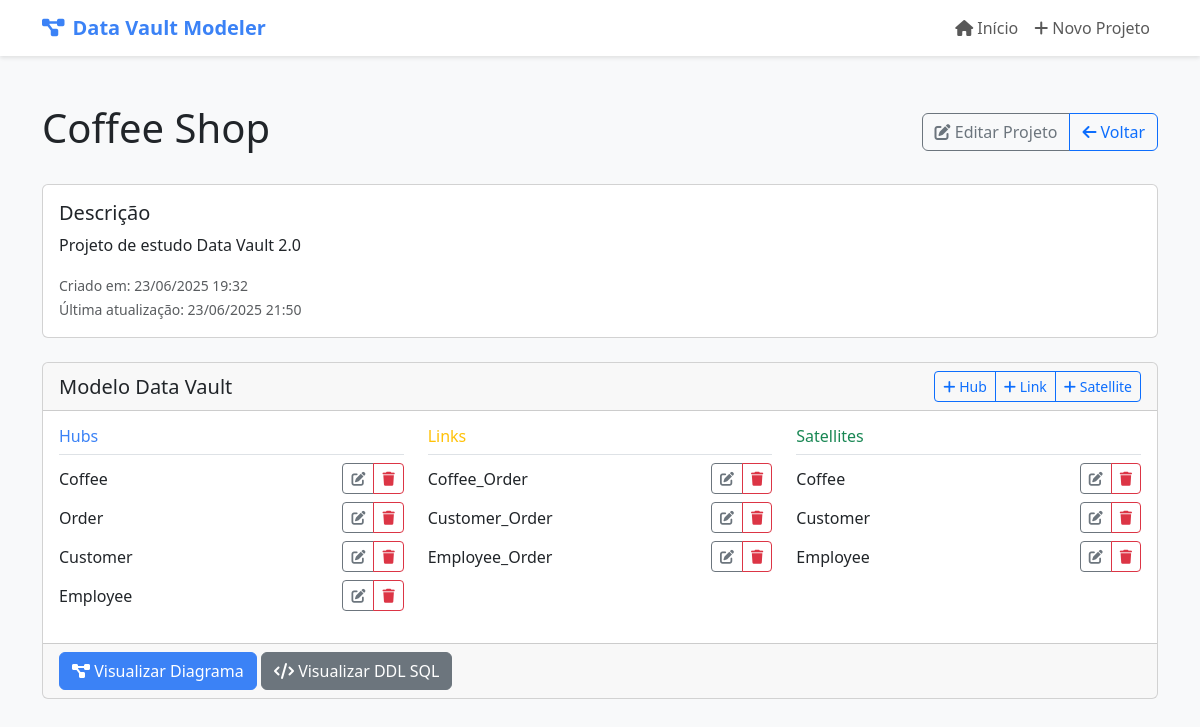
The page /project/1/ on the database as committed earlier.
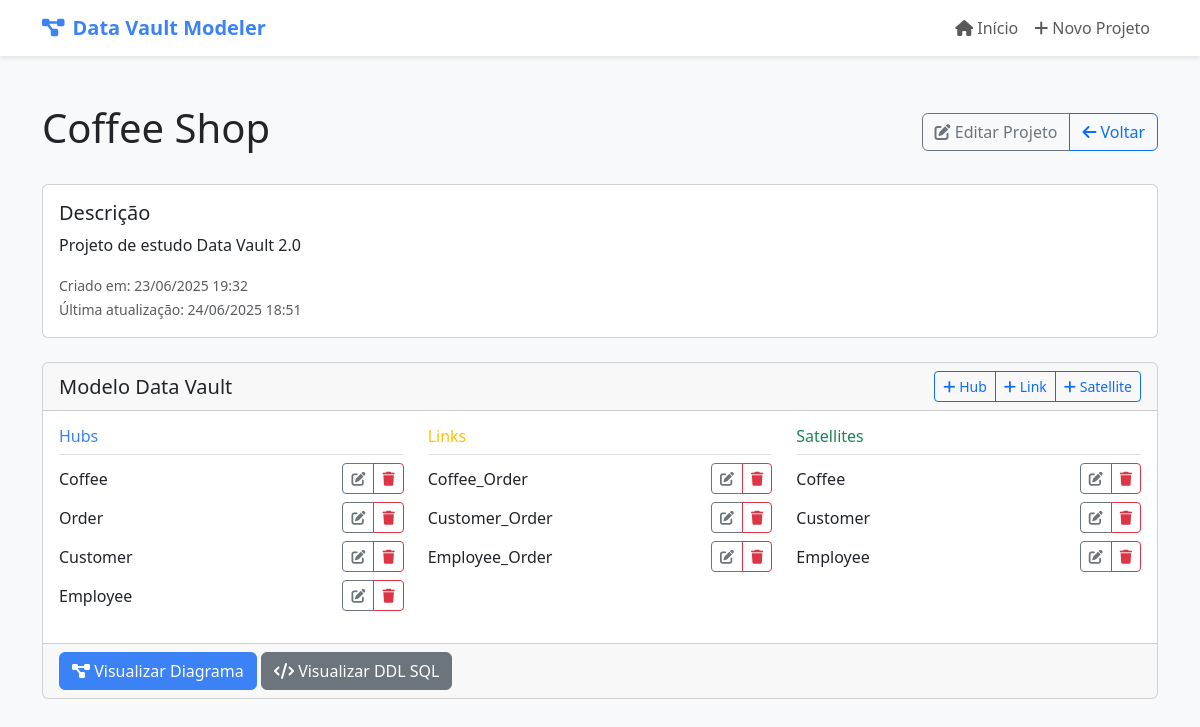
The same page on the database as committed later.
### modeler/models.py (models this page shows, shortened)
class Project(models.Model):
    name = models.CharField(max_length=100)
    description = models.TextField(blank=True)
    created_at = models.DateTimeField(auto_now_add=True)
    updated_at = models.DateTimeField(auto_now=True)

### modeler/views.py (the view)
# urls.py: path('project/<int:pk>/', views.project_detail, name='project_detail'),
def project_detail(request, pk):
    project = get_object_or_404(Project, pk=pk)
    context = {
        'project': project,
        'hubs': project.hubs.all(),
        'links': project.links.all(),
        'satellites': project.satellites.all()
    }
    return render(request, 'modeler/project_detail.html', context)

### modeler/templates/modeler/project_detail.html (shortened to what the changed rows need)
{% extends "modeler/base.html" %}
{% block content %}
<div class="container mt-4">
    <div class="d-flex justify-content-between align-items-center mb-4">
        <h1>{{ project.name }}</h1>
        <div class="btn-group">
            <a href="{% url 'project_update' project.pk %}" class="btn btn-outline-secondary">
            </a>
            <a href="{% url 'project_list' %}" class="btn btn-outline-primary">
            </a>
        </div>
    </div>
    <div class="row mb-4">
        <div class="col">
            <div class="card">
                <div class="card-body">
                    <h5 class="card-title">Descrição</h5>
                    <p class="card-text">{{ project.description|default:"Sem descrição" }}</p>
                    <p class="card-text">
                        <small class="text-muted">
                            Criado em: {{ project.created_at|date:"d/m/Y H:i" }}<br>
                            Última atualização: {{ project.updated_at|date:"d/m/Y H:i" }}
                        </small>
                    </p>
                </div>
            </div>
        </div>
    </div>
</div>
{% endblock %}

Rows that differ between the two databases and show on the page:
changed Project "Coffee Shop": updated_at "23/06/2025 21:50" → "24/06/2025 18:51"
